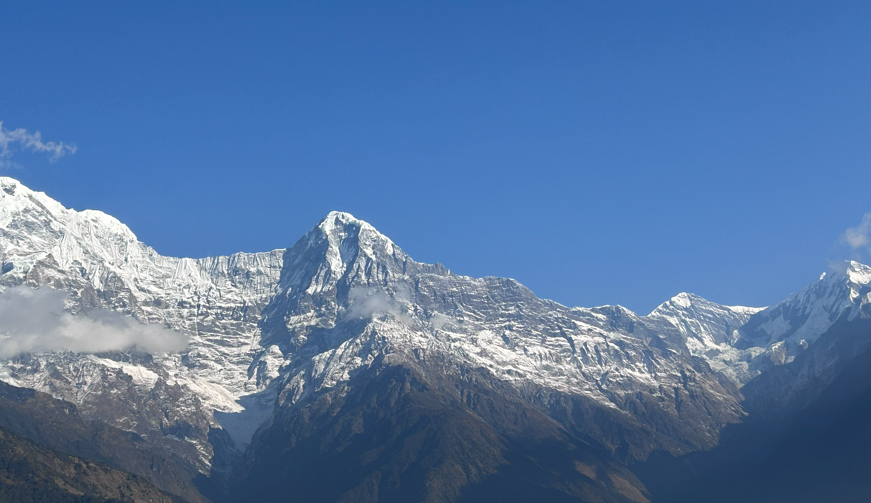
#> input picture IP-LabWork/sample2.png, 871 x 503 px
$ python line_edgeDetect.py   (older library calls are emulated)
#> lines starting #> are read from the running program, lines starting #| are printed output that depends on the picture; after the words box and inside, x2 and y2 are one past the last pixel; in counts of white or black regions, pixels touching at a corner belong together
import cv2
import numpy as np

image_path = "sample2.png"
img = cv2.imread(image_path, 0)
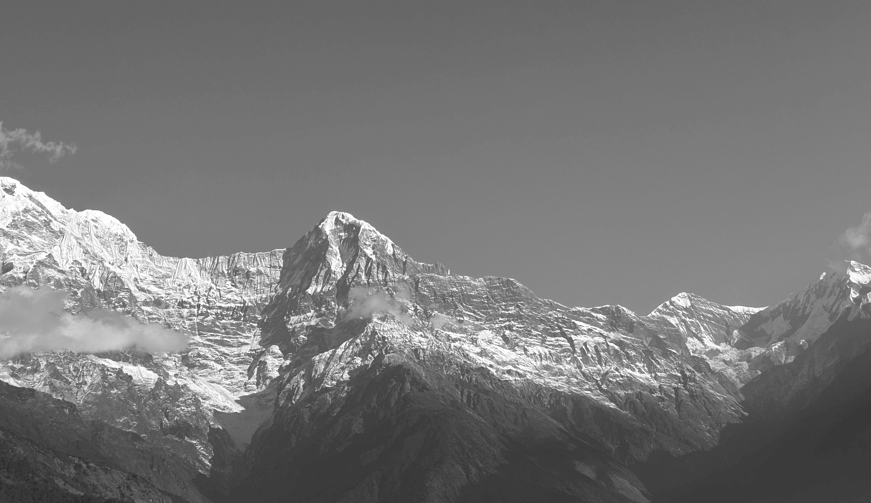
#> img: shape (503, 871); min 43, max 255, mean 118.1

if img is None:
    print("Error: Can't read image, check path!!")
else:
    # Line detection masks
    horizontal_mask = np.array([[-1, -1, -1], [2, 2, 2], [-1, -1, -1]])
    vertical_mask = np.array([[-1, 2, -1], [-1, 2, -1], [-1, 2, -1]])

    # Apply line detection
    hor_line_detect = cv2.filter2D(img, -1, horizontal_mask)
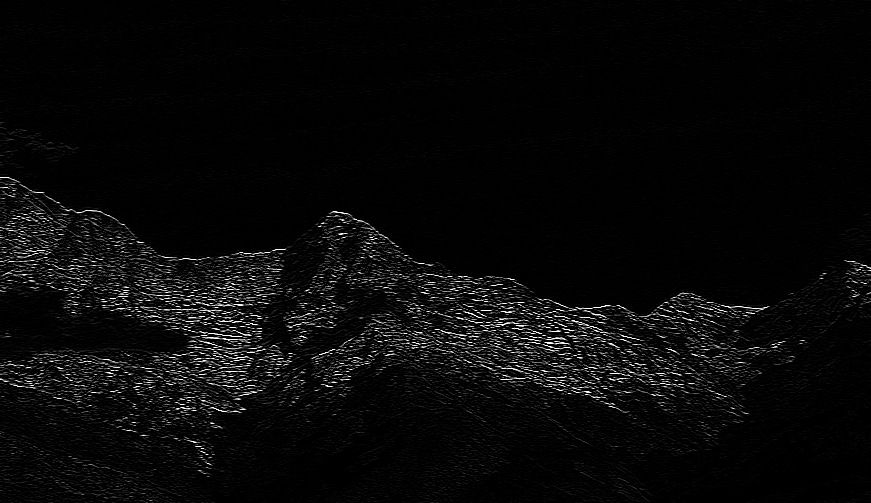
#> hor_line_detect: shape (503, 871); min 0, max 255, mean 9
    vert_line_detect = cv2.filter2D(img, -1, vertical_mask)
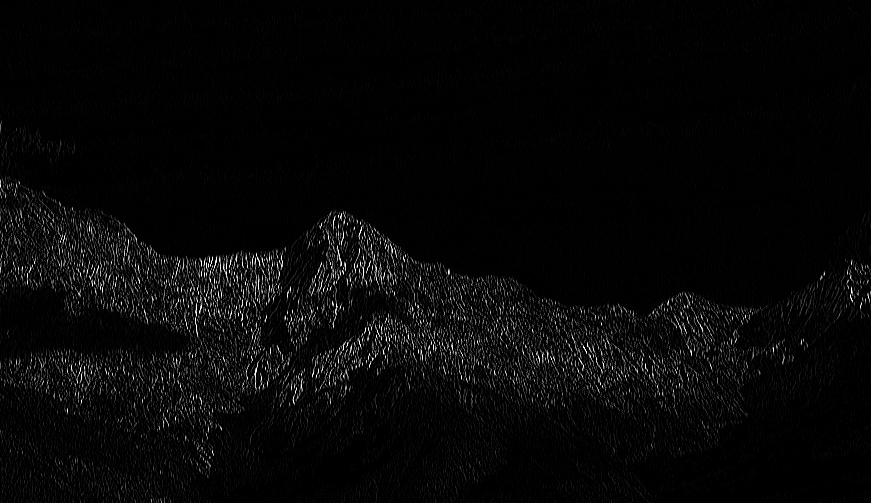
#> vert_line_detect: shape (503, 871); min 0, max 255, mean 7.3

    # Edge detection (Sobel and Canny)
    sobelx = cv2.Sobel(img, cv2.CV_64F, 1, 0, ksize=3)
    sobely = cv2.Sobel(img, cv2.CV_64F, 0, 1, ksize=3)
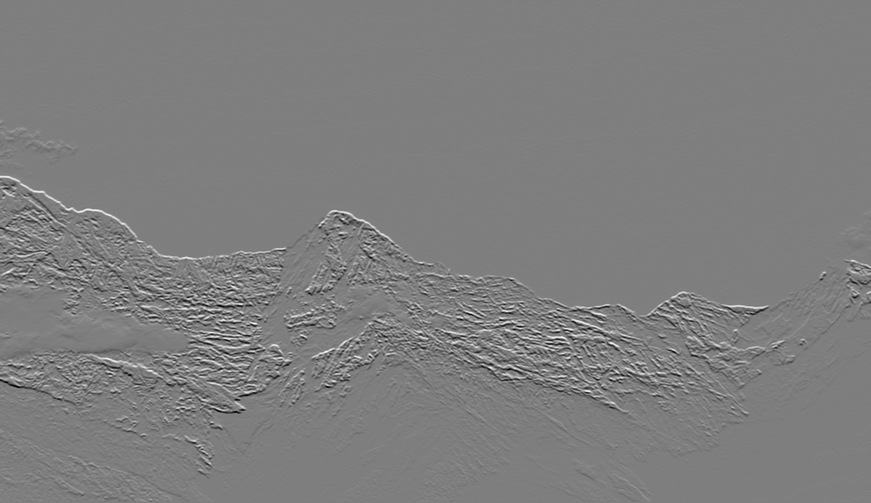
#> sobely: shape (503, 871) float64; min -615, max 621, mean -0.7; drawn with min black and max white

    sobelx_abs = cv2.convertScaleAbs(sobelx)
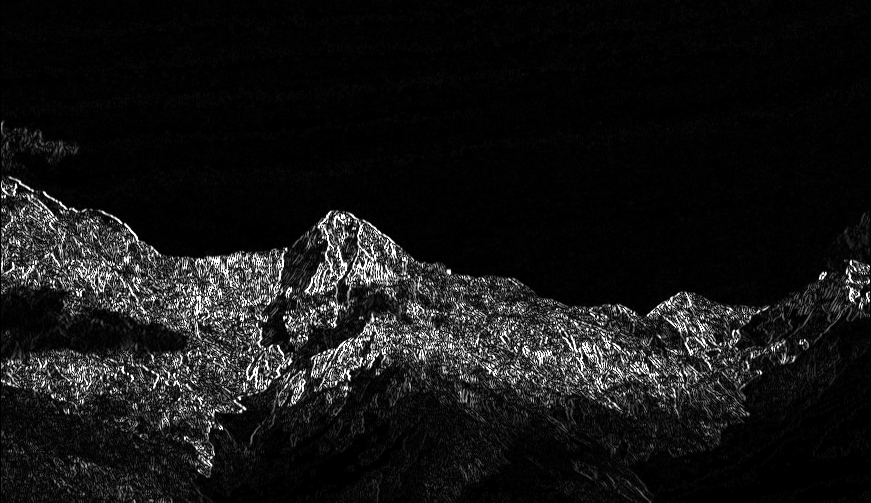
#> sobelx_abs: shape (503, 871); min 0, max 255, mean 21.6
    sobely_abs = cv2.convertScaleAbs(sobely)

    sobel_comb = cv2.addWeighted(sobelx_abs, 0.5, sobely_abs, 0.5, 0)
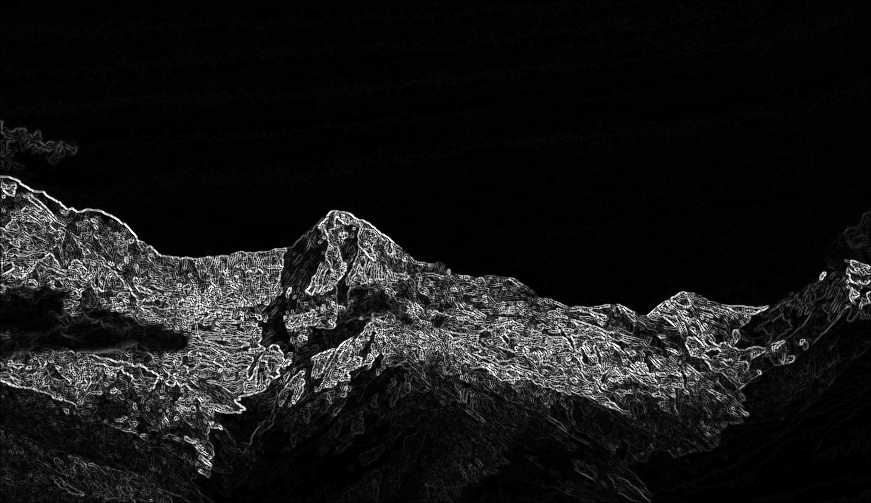
#> sobel_comb: shape (503, 871); min 0, max 255, mean 23.3
    canny_edges = cv2.Canny(img, 100, 200)
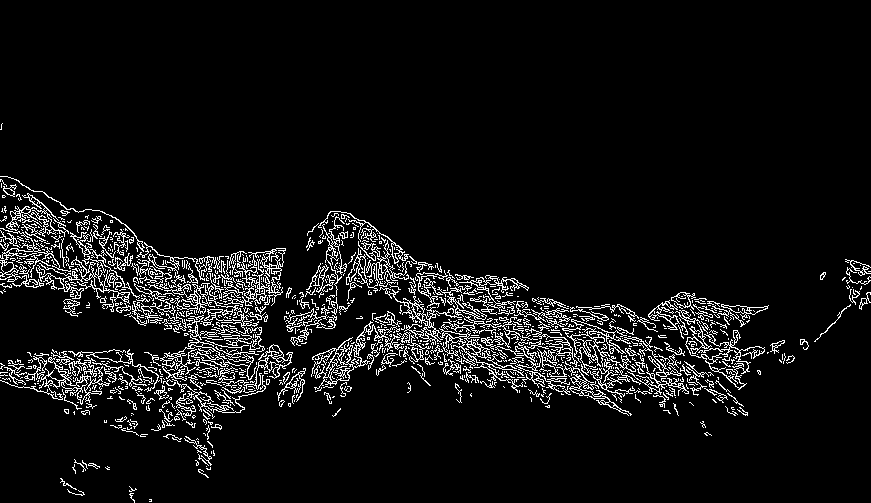
#> canny_edges: shape (503, 871); 6.8% white in thin lines or dots, all inside (x1, y1, x2, y2) = (0, 123, 871, 503)

    cv2.imshow("Original Image: Krishna Aryal", img)
    cv2.imshow("Horizontal Line Detection: Krishna Aryal", hor_line_detect)
    cv2.imshow("Vertical Line Detection: Krishna Aryal", vert_line_detect)
    cv2.imshow("Sobel Edge Detection: Krishna Aryal", sobel_comb)
    cv2.imshow("Canny Edge Detection: Krishna Aryal", canny_edges)

    cv2.waitKey(0)
    cv2.destroyAllWindows()
